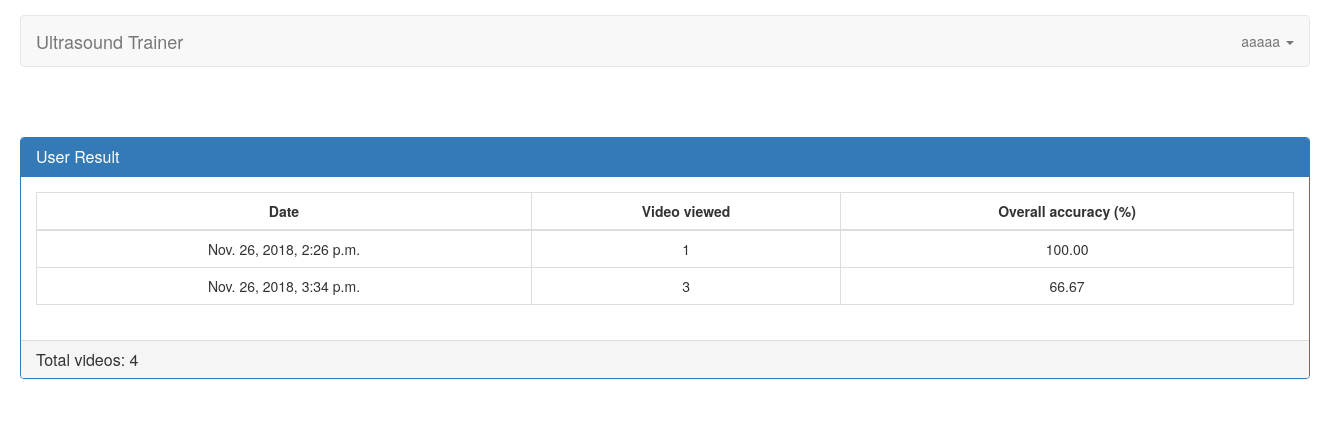
/profile (signed in), run on an earlier commit of the app's database.
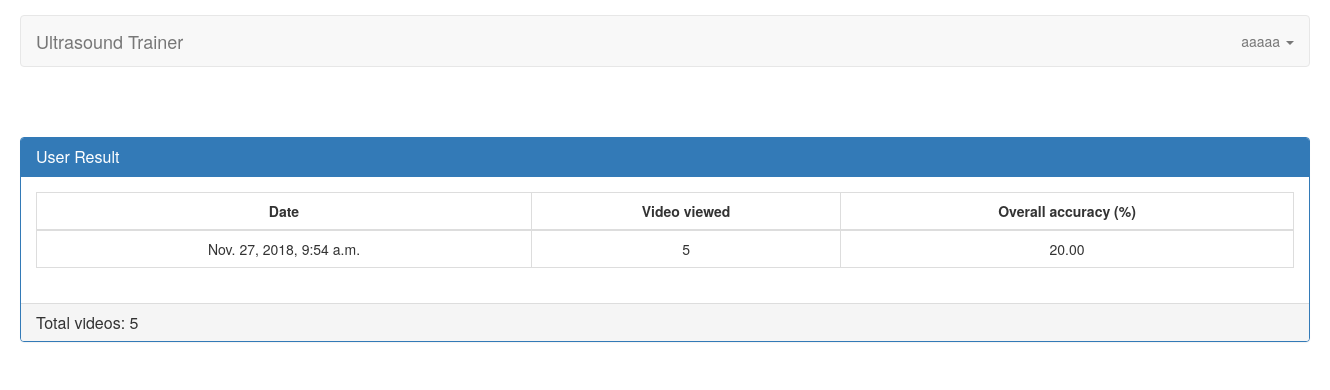
And on a later commit of the database.
### servey/models.py (models this page shows, shortened)
class Result(models.Model):
    user = models.ForeignKey(User, related_name='user_result', on_delete=models.CASCADE)
    date = models.DateTimeField(default=datetime.datetime.utcnow, blank=True)
    close = models.BooleanField(default=False, verbose_name="Test is close?", blank=True)
    training_type = models.CharField(choices=TRAINING_TYPE, blank=True, null=True, max_length=255)
    accuracy = models.CharField(max_length=255, choices=ACCURACY_THRESHOLD, blank=True, null=True)
    created_at = models.DateTimeField(auto_now_add=True)
    updated_at = models.DateTimeField(auto_now=True)

### servey/views.py (the view)
@login_required(login_url=settings.LOGIN_URL)
def user_profile(request):
    if request.user.is_authenticated:
        context = {}
        count_questions = Video.objects.count()
        count_results = Result.objects.filter(user=request.user).all()
        for result in count_results:
            context[result.id]= count_accuracy(result)
        return render(request, 'user/profile.html', {"count_results": count_results, "results" : context.items(), "count_questions": count_questions})
    else:
        return HttpResponseRedirect(request.META.get('HTTP_REFERER', '/'))

### templates/user/profile.html
{% extends 'partials/index.html' %}
{% block content %}
    <div class="col-md-12" style="padding-right: 0px;padding-left: 0px;">
        <div class="panel panel-primary">
            <div class="panel-heading">
                <h3 class="panel-title">User Result</h3>
            </div>
            <div class="panel-body">
            {% if results %}
                <table class="table table-bordered table-hover">
                    <thead>
                    <tr>
                        <th class="text-center">Date</th>
                        <th class="text-center">Video viewed</th>
                        <th class="text-center">Overall accuracy (%)</th>
                    </tr>
                    </thead>
                    <tbody>
                    {% for key, values in results %}
                        <tr>
                            {% for key, value in values.items %}
                                <td class="text-center">{{ value }}</td>
                            {% endfor %}
                        </tr>
                    {% endfor %}
                    </tbody>
                </table>
            {% else %}
                <h3 class="text-center">No result</h3>
            {% endif %}
            </div>
            <div class="panel-footer"><h3 class="panel-title">Total videos: {{ count_questions }}</h3></div>
        </div>
    </div>
{% endblock %}

### templates/partials/index.html (shortened to what this page needs)
<!DOCTYPE html>
<html lang="en">
    {% load staticfiles %}
    <head>
        <link href="https://stackpath.bootstrapcdn.com/bootstrap/3.3.6/css/bootstrap.min.css" rel="stylesheet">
        <link rel="stylesheet" href="{% static 'main.css' %}">
    </head>
    <body>
    <div class="container" id="container_main" style="width: 1320px">
        <nav class="navbar navbar-default" role="navigation">
        <div class="navbar-header">
            <a class="navbar-brand" href="{% url 'index' %}">Ultrasound Trainer</a>
        </div>
        <div class="collapse navbar-collapse navbar-ex1-collapse">
            <ul class="nav navbar-nav navbar-right">
                <li class="dropdown">
                    <a href="#" class="dropdown-toggle" data-toggle="dropdown">
                        {% if request.user.is_authenticated %}
                            <span>{{ request.user.username }}</span>
                            <b class="caret"></b>
                        {% else %}
                            Guest
                        {% endif %}
                    </a>
                </li>
            </ul>
        </div>
        </nav>
        <div class="row" style="padding-top: 50px;">
            {% block content %}
            {%  endblock %}
        </div>
    </div>
    </body>
</html>

### static/main.css (style rules this page uses)
#container_main { padding-top: 15px; }
.row { margin-right: 0; margin-left: 0; }
h3 { margin-top: 6px; margin-right: 10px; }
ul li { list-style-type: none; }

What changed in the data, as far as the page shows it:
removed Result: values "Nov. 26, 2018, 2:26 p.m."
removed Result: values "Nov. 26, 2018, 3:34 p.m."
added Result: values "Nov. 27, 2018, 9:54 a.m."
Also different on the page:
{{ count_questions }}: "4" → "5"
list line gone: "1 100.00"
new list line: "5 20.00"
list line gone: "3 66.67"
